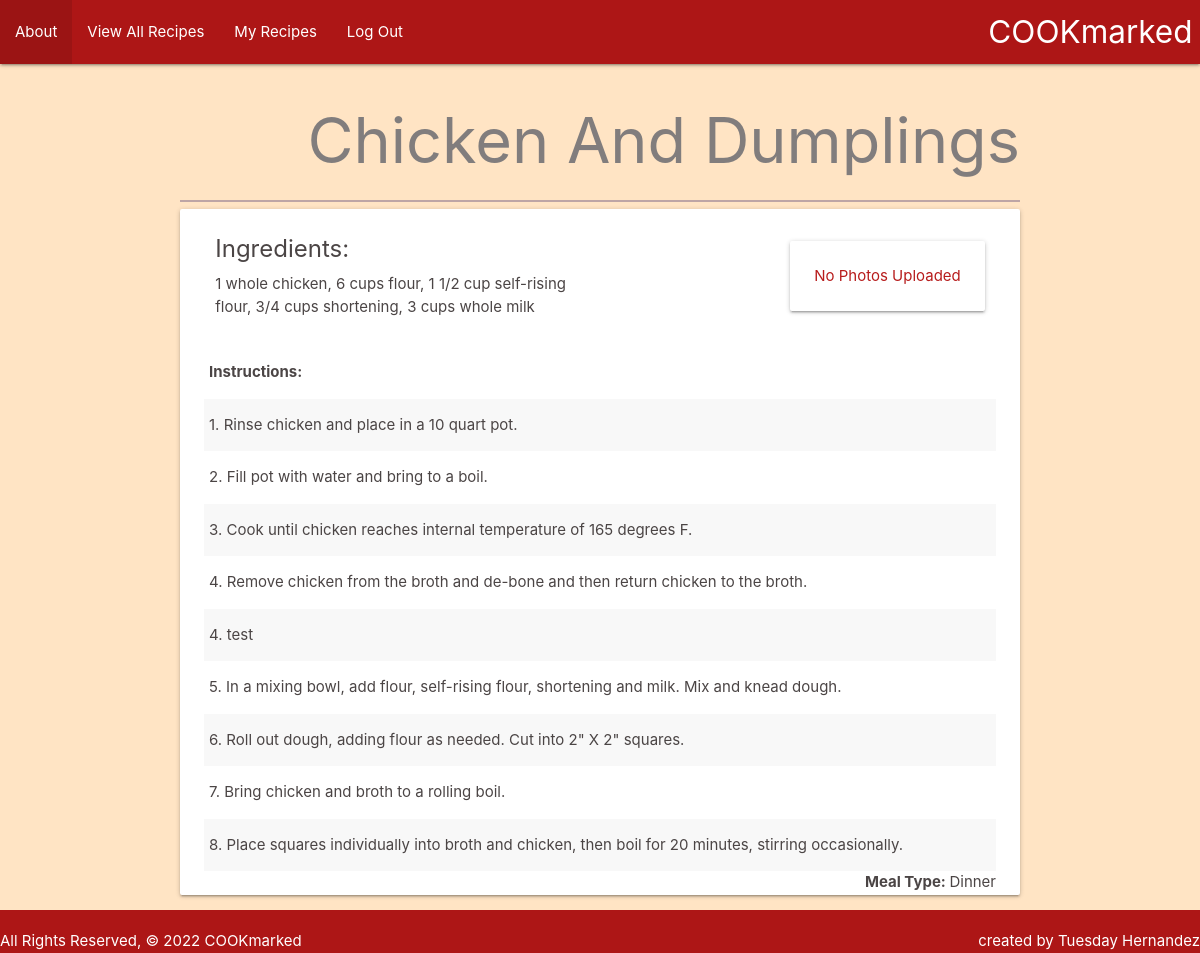
Before: /all/1/ (signed in) with the older database file.
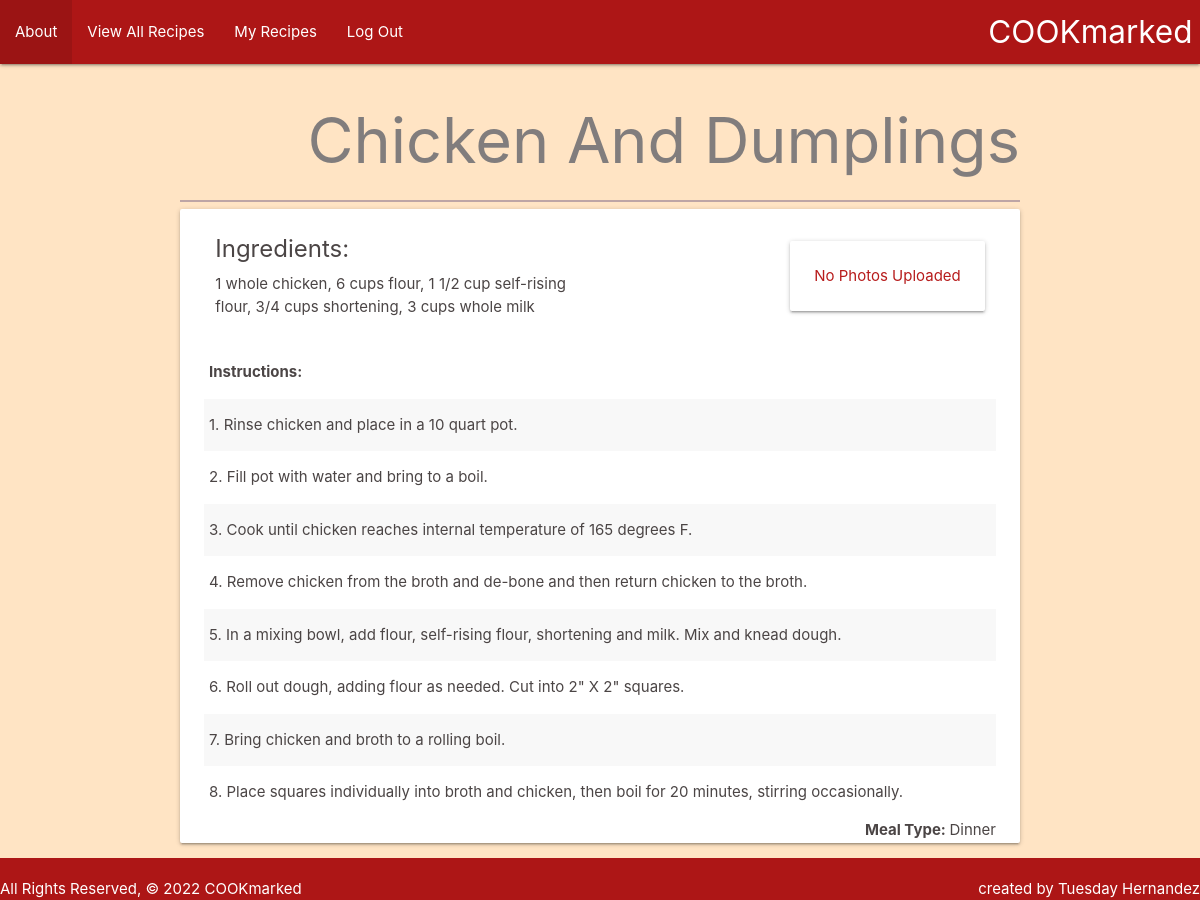
After: the same page with the newer database file.
### main_app/models.py (models this page shows, shortened)
class Instruction(models.Model):
    step = models.IntegerField()
    text = models.CharField(max_length=600)
    recipe = models.ForeignKey(Recipe, on_delete=models.CASCADE)
    class Meta:
        ordering = ['step']

### main_app/views.py (the view)
# urls.py: path('all/<int:recipe_id>/', views.recipe_details, name='details'),
@login_required
def recipe_details(request, recipe_id):
    recipe = Recipe.objects.get(id=recipe_id)
    instruction_form = InstructionForm()
    return render(request, 'recipes/details.html', {
        'recipe': recipe,
        'instruction_form': instruction_form
    })

### main_app/templates/recipes/details.html
{% extends 'base.html' %} {% block content %}
<h1>{{ recipe.label }}</h1>
<hr />
<div class="card">
    <div class="card-content">
        <div class="row">
            <div class="col s6">
                <p><span class="card-title"><b>Ingredients: </b></span>{{ recipe.ingredients }}</p>
            </div>
            <div class="col s6">
                <div class="right">
                    {% for photo in recipe.photo_set.all %}
                    <img class="responsive-img card-panel" src="{{ photo.url }}">
                    {% empty %}
                    <div class="card-panel red-text text-darken-4 center-align">No Photos Uploaded</div>
                    {% endfor %}
                </div>
            </div>
        </div>
        <table class="striped">
            <thead>
                <tr>
                    <th>Instructions:</th>
                </tr>
            </thead>
            <tbody>
                {% for instruction in recipe.instruction_set.all %}
                <tr>
                    <td>{{ instruction.step }}. {{ instruction.text }}</td>
                </tr>
                {% endfor %}
            </tbody>
        </table>
        <div class="right">
            <p><b>Meal Type: </b>{{ recipe.mealtype }}</p>
        </div>
    </div>
</div>
{% endblock %}

Changed rows visible on the page:
removed Instruction: step "4", text "test"
